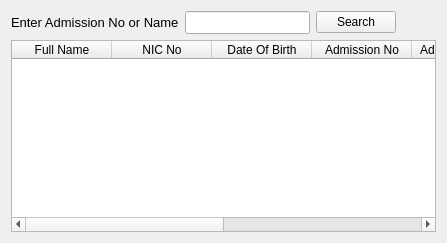
         <widget class="QWidget" name="tab_8">
          <attribute name="title">
           <string>Search</string>
          </attribute>
          <layout class="QGridLayout" name="gridLayout_6">
           <item row="1" column="0">
            <widget class="QTableWidget" name="student">
             <column>
              <property name="text">
               <string>Full Name</string>
              </property>
             </column>
             <column>
              <property name="text">
               <string>NIC No</string>
              </property>
             </column>
             <column>
              <property name="text">
               <string>Date Of Birth</string>
              </property>
             </column>
             <column>
              <property name="text">
               <string>Admission No</string>
              </property>
             </column>
             <column>
              <property name="text">
               <string>Admission Date</string>
              </property>
             </column>
             <column>
              <property name="text">
               <string>Address</string>
              </property>
             </column>
             <column>
              <property name="text">
               <string>Contacts</string>
              </property>
             </column>
             <column>
              <property name="text">
               <string>Parents Names</string>
              </property>
             </column>
            </widget>
           </item>
           <item row="0" column="0">
            <layout class="QHBoxLayout" name="horizontalLayout_2">
             <property name="topMargin">
              <number>0</number>
             </property>
             <item>
              <widget class="QLabel" name="label_12">
               <property name="font">
                <font>
                 <pointsize>10</pointsize>
                </font>
               </property>
               <property name="text">
                <string>Enter Admission No or Name</string>
               </property>
              </widget>
             </item>
             <item>
              <widget class="QLineEdit" name="lineEdit_5">
               <property name="font">
                <font>
                 <pointsize>10</pointsize>
                </font>
               </property>
              </widget>
             </item>
             <item>
              <widget class="QPushButton" name="pushButton_2">
               <property name="text">
                <string>Search</string>
               </property>
               <property name="icon">
                <iconset resource="searchst.qrc">
                 <normaloff>:/newPrefix/search.png</normaloff>:/newPrefix/search.png</iconset>
               </property>
              </widget>
             </item>
             <item>
              <spacer name="horizontalSpacer_2">
               <property name="orientation">
                <enum>Qt::Horizontal</enum>
               </property>
               <property name="sizeHint" stdset="0">
                <size>
                 <width>40</width>
                 <height>20</height>
                </size>
               </property>
              </spacer>
             </item>
            </layout>
           </item>
          </layout>
         </widget>
